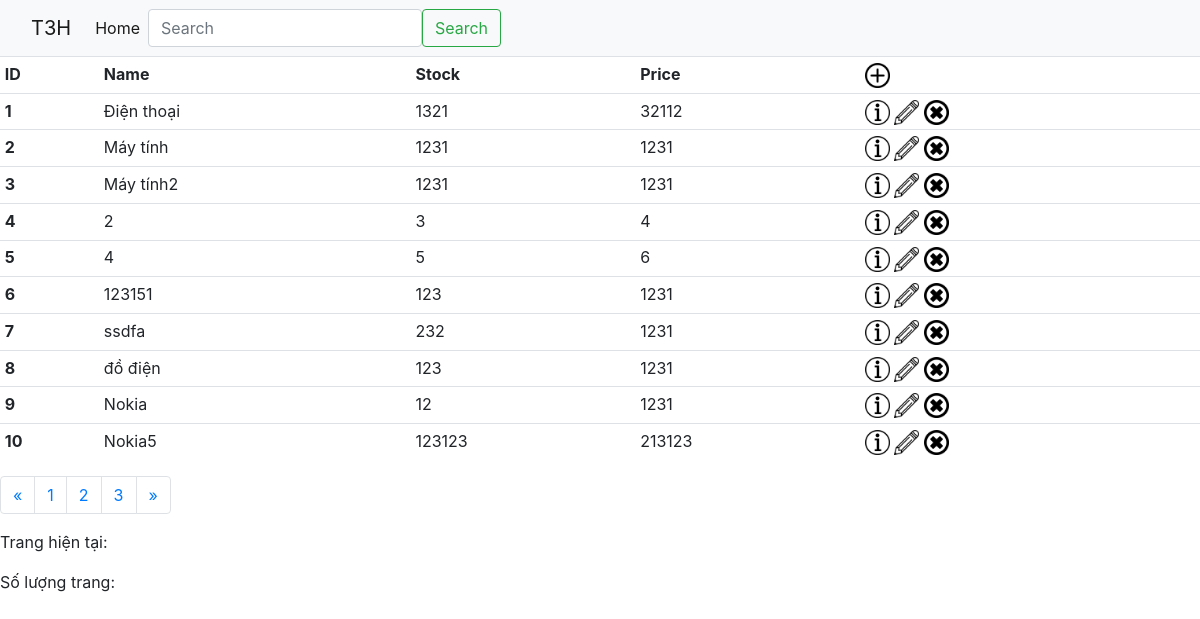
Before: /products/ with the older database file.
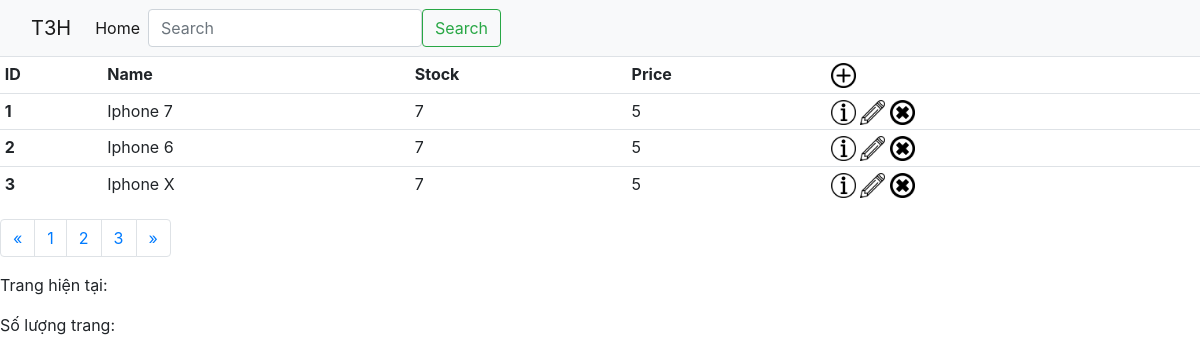
After: the same page with the newer database file.
### TMDT/models.py (models this page shows, shortened)
class Product(models.Model):
    name = models.CharField(max_length=50)
    stock = models.IntegerField()
    price = models.IntegerField()
    category_id = models.ForeignKey(Category,on_delete=models.CASCADE)
    user = models.ForeignKey(auth_user,on_delete=models.CASCADE)
    class Meta():
        db_table =  "Product"

### TMDT/views.py (the view)
# urls.py: re_path(r'^products/$',views.list_product,name="list_product"),
def list_product(request):
    keyword = request.GET.get('keyword')
    if keyword:
        products = Product.objects.filter(name__icontains = keyword)
    else:
        products = Product.objects.all()
    return render(request,
    "product/list.html",
    {'products':products})

### TMDT/templates/product/list.html (shortened to what this page needs)
{% extends 'base/base.html' %}
{% block content %}
    {% load static %}
    <table class="table table-sm">
        <tr>
            <th scope="col">ID</th>
            <th scope="col">Name</th>
            <th scope="col">Stock</th>
            <th scope="col">Price</th>
            <th scope="col">
                <a href="{% url 'add_product' %} ">
                    <img src="{% static 'images/add-solid-pngrepo-com.png' %}" style="width : 25px; height: 25px;">
                </a>
            </th>
        </tr>
        {% for product in products %}
            <tr>
                <th scope="row">{{forloop.counter}}</th>
                <td>{{product.name}}</td>
                <td>{{product.stock}}</td>
                <td>{{product.price}}</td>
                <td>
                    <a href="{%url 'product_detail'  product.id %}">
                        <img src="{% static 'images/info-pngrepo-com.png' %} " style="width : 25px; height: 25px;" >
                    </a>
                    <a href="{%url 'update_class_product'  product.id %} ">
                        <img src="{% static 'images/edit-pngrepo-com.png' %}" style="width : 25px; height: 25px;" >
                    </a>
                    <a class="delete-product" data-id="{{product.id}}" data-url="{%url 'delete_product'  product.id %} ">
                        <img src="{% static 'images/delete-round-button-pngrepo-com.png' %}" style="width : 25px; height: 25px;" >
                    </a>
                </td>
            </tr>
        {% endfor %}
    </table>
    <nav aria-label="Page navigation example">
        <ul class="pagination">
          <li class="page-item">
            <a class="page-link" href="#" aria-label="Previous">
              <span aria-hidden="true">&laquo;</span>
            </a>
          </li>
          <li class="page-item"><a class="page-link" href="#">1</a></li>
          <li class="page-item"><a class="page-link" href="#">2</a></li>
          <li class="page-item"><a class="page-link" href="#">3</a></li>
          <li class="page-item">
            <a class="page-link" href="#" aria-label="Next">
              <span aria-hidden="true">&raquo;</span>
            </a>
          </li>
        </ul>
      </nav>
    <p>Trang hiện tại: {{page_obj.number}}</p>
    <p>Số lượng trang: {{page_obj.paginator.num_pages}}</p>
{% endblock content %}

### TMDT/templates/base/base.html (shortened to what this page needs)
<!DOCTYPE html>
<html lang="en">
<head>
    {% load static %}
    <link rel="stylesheet" href="{% static 'css\bootstrap.min.css' %}">
</head>
<body>
    <nav class="navbar navbar-expand-lg navbar-light bg-light">
        <div class="container-fluid">
          <a class="navbar-brand" href="{% url 'list_class_product' %}">T3H</a>
          <div class="collapse navbar-collapse" id="navbarSupportedContent">
            <ul class="navbar-nav me-auto mb-2 mb-lg-0">
              <li class="nav-item">
                <a class="nav-link active" aria-current="page" href="{% url 'list_class_product' %}">Home</a>
              </li>
            </ul>
            <form class="d-flex" action="/products" method="GET">
              <input class="form-control me-2" type="search" placeholder="Search" aria-label="Search" name="keyword">
              <button class="btn btn-outline-success" type="submit">Search</button>
            </form>
          </div>
        </div>
      </nav>
    {% block content %}
    {% endblock content %}
</body>
</html>

Changed rows visible on the page:
removed Product: name "Điện thoại", stock "1321", price "32112"
removed Product: name "Máy tính", stock "1231", price "1231"
removed Product: name "Máy tính2", stock "1231", price "1231"
removed Product: name "2", stock "3", price "4"
removed Product: name "4", stock "5", price "6"
removed Product: name "123151", stock "123", price "1231"
removed Product: name "ssdfa", stock "232", price "1231"
removed Product: name "đồ điện", stock "123", price "1231"
removed Product: name "Nokia", stock "12", price "1231"
removed Product: name "Nokia5", stock "123123", price "213123"
added Product: name "Iphone 7", stock "7", price "5"
added Product: name "Iphone 6", stock "7", price "5"
added Product: name "Iphone X", stock "7", price "5"
